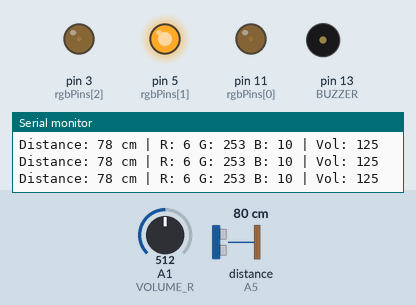
Recording of a sketch running on a simulated Arduino Uno, built with avr-gcc and run on an emulated ATmega328P. Parts: output pins drawn as LEDs (lit = HIGH), buzzer (waves = sounding), the last lines printed to the serial monitor. Wiring (inferred from the names in the program): ultrasonic range finder: trigger A4; echo A5. Dashed ring = blinking. The test bench sets the inputs (shaded band); at power-on: distance to the obstacle (sensor on A5) 80 cm, A1 (VOLUME_R) = 512. The echo pulse lasts 58.3 µs per cm; pins used as bus, display or sensor lines are not drawn.

Above: at 1.2 s.
1.3 s: distance to the obstacle (sensor on A5) set to 2 cm
At 1.8 s:
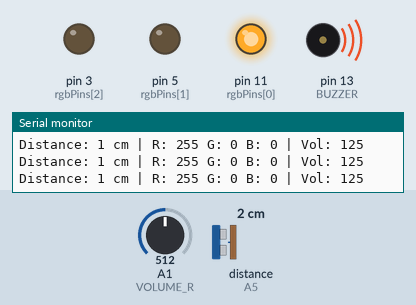
2.9 s: distance to the obstacle (sensor on A5) set to 78 cm
At 3.15 s:
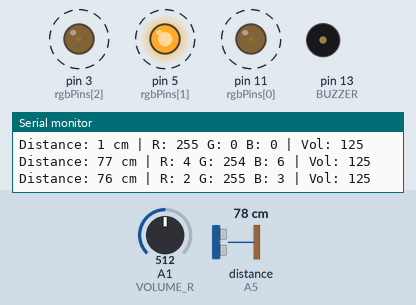
5.9 s: distance to the obstacle (sensor on A5) set to 60 cm
7.4 s: distance to the obstacle (sensor on A5) set to 9 cm
At 8.7 s:
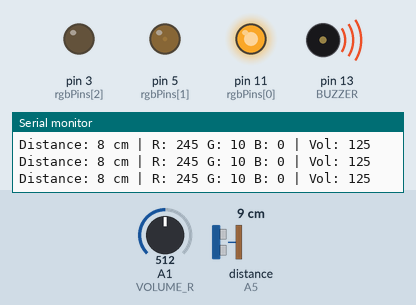
9.0 s: distance to the obstacle (sensor on A5) set to 120 cm
At 9.9 s:
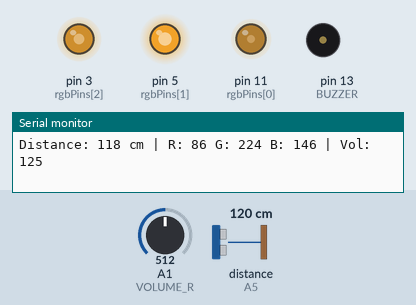
10.5 s: distance to the obstacle (sensor on A5) set to 35 cm
At 11.6 s:
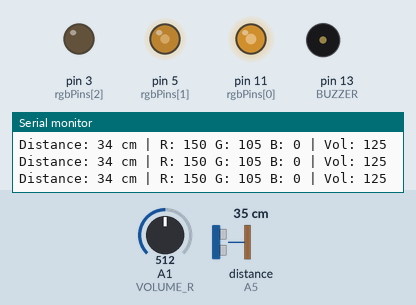
Timing chart, 0 to 13.0 s (numbered marks = the images above; inputs shaded):
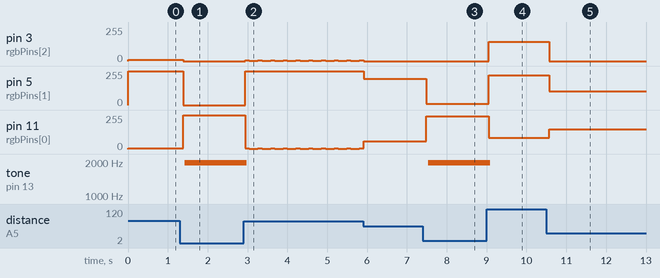

The sketch:

Ar_Colision_Alarm.ino
```cpp
#define TRIG A4
#define ECHO A5

// RGB LED 핀 번호를 배열로 관리 (0: Red, 1: Green, 2: Blue)
const int rgbPins[3] = {11, 5, 3};

#define MIN_DIST 5    // 최소 기준 거리
#define MAX_DIST 150  // 최대 기준 거리

#define BUZZER 13     // 부저 핀
#define VOLUME_R A1   // 볼륨 조절용 가변저항 핀
#define WARN_DIST 30  // 이 거리(cm) 이하이면 경고음

void setup() {
  pinMode(TRIG, OUTPUT); // 초음파 송신 핀 출력 모드
  pinMode(ECHO, INPUT);  // 초음파 수신 핀 입력 모드
  pinMode(BUZZER, OUTPUT);  // 부저 핀 출력 모드
  pinMode(VOLUME_R, INPUT); // 가변저항 핀 입력 모드

  // 배열과 반복문을 사용하여 RGB LED 핀들을 모두 출력 모드로 설정
  for (int i = 0; i < 3; i++) {
    pinMode(rgbPins[i], OUTPUT);
  }

  Serial.begin(9600); // 시리얼 모니터 통신 속도 설정 (9600bps)
}

void loop() {
  // 초음파 센서 거리
  int distance = readDistance();

  // RGB 밝기 값 (0: Red, 1: Green, 2: Blue)
  int rgbValues[3] = {0, 0, 0};

  // 거리 값에 따른 RGB 색상 계산
  calculateColor(distance, rgbValues);

  // 계산된 RGB 값으로 LED 출력
  for (int i = 0; i < 3; i++) {
    analogWrite(rgbPins[i], rgbValues[i]);
  }

  // 가변저항 값 읽기 (0 ~ 1023)
  int potValue = analogRead(VOLUME_R);

  // 가변저항 값을 부저 켜짐 시간(볼륨)으로 변환: 0(무음) ~ 250(최대 볼륨)
  int onTime = map(potValue, 0, 1023, 0, 250);

  // 시리얼 모니터
  printSerialData(distance, rgbValues, onTime);

  // 거리가 WARN_DIST 이하이고 볼륨이 0보다 크면 경고음
  if (distance > 0 && distance <= WARN_DIST && onTime > 0) {
    playBeep(onTime);           // 가변저항으로 정한 볼륨으로 약 0.1초 소리
  }
  else {
    digitalWrite(BUZZER, LOW);  // 부저 끄기
    delay(100);                 // 0.1초 대기
  }
}

// 초음파 센서로 거리를 측정하여 cm로 반환
int readDistance() {
  digitalWrite(TRIG, HIGH);
  delayMicroseconds(10);
  digitalWrite(TRIG, LOW);

  // 왕복 시간을 cm 거리로 변환 (마이크로초 * 0.017)
  int dist = pulseIn(ECHO, HIGH) * 0.017;
  return dist;
}

// 거리에 따라 RGB 조정
void calculateColor(int distance, int rgb[]) {
  // 거리 값을 5cm ~ 150cm 범위 안으로 제한
  int clampedDist = constrain(distance, MIN_DIST, MAX_DIST);

  if (clampedDist <= 75) {
    // [5cm ~ 75cm] 빨강 -> 주황 -> 노랑 -> 초록
    rgb[0] = map(clampedDist, 5, 75, 255, 0);    // Red 감소
    rgb[1] = map(clampedDist, 5, 75, 0, 255);    // Green 증가
    rgb[2] = 0;                                  // Blue 끎
  }
  else {
    // [76cm ~ 150cm] 초록 -> 청록 -> 흰색
    rgb[0] = map(clampedDist, 75, 150, 0, 150);   // Red 부드럽게 증가
    rgb[1] = map(clampedDist, 75, 150, 255, 200); // Green 유지하며 약간 조정
    rgb[2] = map(clampedDist, 75, 150, 0, 255);   // Blue 증가
  }
}

// 부저로 약 0.1초 동안 2000Hz 소리를 내는 함수 (tone() 대신 사용)
// onTime: 한 주기(500µs) 중 부저를 켜두는 시간 (0 ~ 250, 클수록 큰 소리)
void playBeep(int onTime) {
  for (int i = 0; i < 200; i++) {      // 500µs × 200번 = 약 0.1초
    digitalWrite(BUZZER, HIGH);
    delayMicroseconds(onTime);         // 켜짐 시간
    digitalWrite(BUZZER, LOW);
    delayMicroseconds(500 - onTime);   // 나머지는 꺼짐 시간
  }
}

// 시리얼 모니터에 거리, RGB 밝기 값, 볼륨 값을 출력하는 함수
void printSerialData(int distance, int rgb[], int volume) {
  Serial.print("Distance: ");
  Serial.print(distance);
  Serial.print(" cm | R: ");
  Serial.print(rgb[0]); // Red 값 출력
  Serial.print(" G: ");
  Serial.print(rgb[1]); // Green 값 출력
  Serial.print(" B: ");
  Serial.print(rgb[2]);   // Blue 값 출력
  Serial.print(" | Vol: ");
  Serial.println(volume); // 볼륨 값(0 ~ 250) 출력 후 줄바꿈
}
```

Measured:
- after the input at 1.3 s, pin 3 (rgbPins[2]): 10/255 → 0/255 after 0.08 s; pin 5 (rgbPins[1]): 253/255 → 0/255 after 0.08 s; pin 11 (rgbPins[0]): 6/255 → 255/255 after 0.08 s; tone on pin 13 (BUZZER): silent → 1965 Hz after 0.13 s
- after the input at 2.9 s, pin 3 (rgbPins[2]): alternates 6/255 for 0.11 s and 3/255 for 0.21 s, starting at once; pin 5 (rgbPins[1]): alternates 255/255 for 0.21 s and 254/255 for 0.11 s, starting at once; pin 11 (rgbPins[0]): alternates 4/255 for 0.11 s and 2/255 for 0.21 s, starting at once; tone on pin 13 (BUZZER): 1965 Hz → silent after 0.09 s
- after the input at 7.4 s, pin 5 (rgbPins[1]): 196/255 → 10/255 after 0.09 s; pin 11 (rgbPins[0]): 59/255 → 245/255 after 0.09 s; tone on pin 13 (BUZZER): silent → 1965 Hz after 0.13 s
- after the input at 9.0 s, pin 3 (rgbPins[2]): 0/255 → 146/255 after 0.05 s; pin 5 (rgbPins[1]): 10/255 → 224/255 after 0.05 s; pin 11 (rgbPins[0]): 245/255 → 86/255 after 0.05 s; tone on pin 13 (BUZZER): 1965 Hz → silent after 0.09 s
- after the input at 10.5 s, pin 3 (rgbPins[2]): 146/255 → 0/255 after 0.07 s; pin 5 (rgbPins[1]): 224/255 → 105/255 after 0.07 s; pin 11 (rgbPins[0]): 86/255 → 150/255 after 0.07 s
